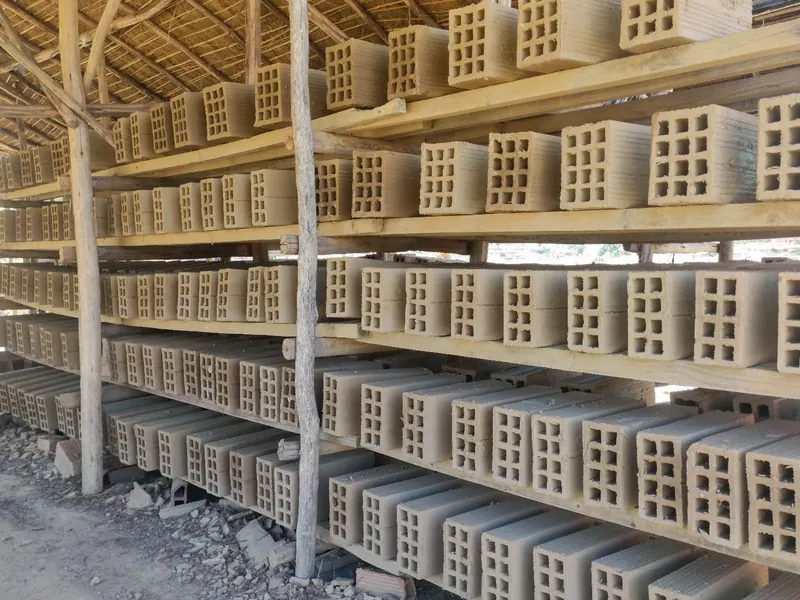
#> input picture site/image/apropos-atelier.webp, 800 x 600 px; its folder holds only this picture in this run
$ python planches.py
#> lines starting #> are read from the running program, lines starting #| are printed output that depends on the picture
# -*- coding: utf-8 -*-
"""Planches contact des photos hourdis (lecture seule sur les sources).

1. vignettes en cache (decodage JPEG reduit par draft, jamais l'original en pleine taille)
2. empreintes dHash 8x8 et 16x16 -> regroupement des copies d'une MEME photo
   (la meme image recopiee dans H, H2, Publication, Pour site...)
3. un representant par groupe, choisi par priorite de dossier puis resolution
4. planches 4x3 de vignettes 300 px, numero + nom court sous chaque vignette
5. table numero -> chemin complet dans table.json (et TABLE ci-dessous apres execution)

Usage : python planches.py            (tout)
        python planches.py zoom N...  (vues 600 px de photos precises pour verifier un detail)
"""
import sys, json, re, collections
from pathlib import Path
from PIL import Image, ImageOps, ImageDraw, ImageFont

sys.stdout.reconfigure(encoding="utf-8", errors="replace")

RACINE = Path(r"C:/Users/ANDRIANIRINA/Desktop/ASA/SERA ORDI KELY/sera/hourdis")
SITE_IMG = Path(r"C:/Users/ANDRIANIRINA/Desktop/Site Hourdis/site/image")
ICI = Path(__file__).resolve().parent
PLANCHES = ICI / "planches"
CACHE = ICI / "planches" / "_cache"
EXT = {".jpg", ".jpeg", ".png", ".webp"}
IGNORE = {"Claude 2026", "Tsy ilaina", "Hourdis Facture"}

# priorite des dossiers (plus petit = prefere comme representant)
PRIORITE = [
    ("sary vaovao/Apres traitement/Pour site", 1),
    ("sary vaovao/Apres traitement", 1),
    ("sary vaovao/Publication", 2),
    ("sary vaovao/sary vaovao ce 0904/Maivana", 3),
    ("sary vaovao/sary vaovao ce 0904", 2),
    ("Pour site/Nouveau dossier", 2),
    ("sary vaovao/Pour site", 2),
    ("sary vaovao", 2),
    ("Nouveau dossier/2-Mardi HOURDIS", 3),
    ("Nouveau dossier/4-Jeudi Tuiles", 3),
    ("Nouveau dossier/6-Samedi Brique creuse", 3),
    ("Nouveau dossier/H2", 4),
    ("Nouveau dossier/H", 4),
    ("Nouveau dossier", 4),
    ("", 5),
]

VIGN_W, VIGN_H, TXT_H, MARGE = 300, 225, 36, 6
COLS, LIGNES = 4, 3


# [6 lines left out: function prio, not called in this run]


def police(t):
    for f in ("C:/Windows/Fonts/arialbd.ttf", "C:/Windows/Fonts/arial.ttf"):
        try:
            return ImageFont.truetype(f, t)
        except Exception:
            pass
    return ImageFont.load_default()


def ouvrir_reduit(p, cible=900):
    im = Image.open(p)
    if im.format == "JPEG":
        im.draft("RGB", (cible, cible))
    im.load()
    im = ImageOps.exif_transpose(im)
    return im.convert("RGB")


def dhash(im, n):
    g = im.convert("L").resize((n + 1, n), Image.LANCZOS)
    px = g.tobytes()
    bits = 0
    for y in range(n):
        for x in range(n):
            bits = (bits << 1) | (px[y * (n + 1) + x] > px[y * (n + 1) + x + 1])
    return bits


def ham(a, b):
    return bin(a ^ b).count("1")


def cle_cache(rel):
    return re.sub(r"[^A-Za-z0-9]+", "_", rel)[-120:] + ".jpg"


def charger():
    CACHE.mkdir(parents=True, exist_ok=True)
    photos = []
    for p in sorted(RACINE.rglob("*")):
        if not p.is_file() or p.suffix.lower() not in EXT:
            continue
        rel = str(p.relative_to(RACINE))
        if Path(rel).parts[0] in IGNORE:
            continue
        c = CACHE / cle_cache(rel)
        with Image.open(p) as im0:
            w, h = im0.size
            try:
                ori = im0.getexif().get(274, 1)
            except Exception:
                ori = 1
        if ori in (5, 6, 7, 8):
            w, h = h, w
        if not c.exists():
            im = ouvrir_reduit(p)
            im.thumbnail((600, 600), Image.LANCZOS)
            im.save(c, "JPEG", quality=88)
        im = Image.open(c)
        photos.append({"chemin": str(p), "rel": rel, "w": w, "h": h, "octets": p.stat().st_size,
                       "prio": prio(rel), "cache": str(c),
                       "h8": dhash(im, 8), "h16": dhash(im, 16)})
    return photos


def grouper(photos):
    n = len(photos)
    par = list(range(n))

    # [5 lines left out: function f, not called in this run]

    for i in range(n):
        for j in range(i + 1, n):
            a, b = photos[i], photos[j]
            # meme photo : dHash 8 tres proche ET dHash 16 proche (evite de fusionner deux piles semblables)
            if ham(a["h8"], b["h8"]) <= 6 and ham(a["h16"], b["h16"]) <= 40:
                par[f(i)] = f(j)
    g = collections.defaultdict(list)
    for i in range(n):
        g[f(i)].append(photos[i])
    groupes = []
    for v in g.values():
        v.sort(key=lambda x: (x["prio"], -(x["w"] * x["h"]), x["rel"]))
        groupes.append(v)
    groupes.sort(key=lambda v: (v[0]["prio"], v[0]["rel"]))
    return groupes


def vignette(chemin_cache):
    im = Image.open(chemin_cache).convert("RGB")
    im.thumbnail((VIGN_W, VIGN_H), Image.LANCZOS)
    return im


def planche(items, fichier, titre):
    """items : liste de (numero, chemin_image_cache, ligne1, ligne2)"""
    W = COLS * VIGN_W + (COLS + 1) * MARGE
    H = 28 + LIGNES * (VIGN_H + TXT_H + MARGE) + MARGE
    fond = Image.new("RGB", (W, H), (245, 245, 240))
    d = ImageDraw.Draw(fond)
    f1, f2, ft = police(14), police(12), police(15)
    d.text((MARGE, 6), titre, fill=(20, 20, 20), font=ft)
    for k, (num, cache, l1, l2) in enumerate(items):
        c, r = k % COLS, k // COLS
        x = MARGE + c * (VIGN_W + MARGE)
        y = 28 + r * (VIGN_H + TXT_H + MARGE)
        im = vignette(cache)
        fond.paste(im, (x + (VIGN_W - im.width) // 2, y + (VIGN_H - im.height) // 2))
        d.rectangle([x, y + VIGN_H, x + VIGN_W, y + VIGN_H + TXT_H], fill=(255, 255, 255))
        d.text((x + 3, y + VIGN_H + 2), f"{num}  {l1}"[:44], fill=(160, 0, 0), font=f1)
        d.text((x + 3, y + VIGN_H + 19), l2[:50], fill=(40, 40, 40), font=f2)
    q = 80
    while True:
        fond.save(fichier, "JPEG", quality=q, optimize=True)
        if fichier.stat().st_size <= 280_000 or q <= 40:
            break
        q -= 5


# [16 lines left out: functions court, abrege, not called in this run]


def site_hashes():
    s = []
    for p in sorted(SITE_IMG.glob("*.webp")):
        im = ouvrir_reduit(p)
        s.append({"nom": p.name, "chemin": str(p), "h8": dhash(im, 8), "h16": dhash(im, 16), "im": p})
    return s


def main():
    PLANCHES.mkdir(parents=True, exist_ok=True)
    photos = charger()
    groupes = grouper(photos)
    site = site_hashes()
#> in ouvrir_reduit, im is the input picture: PIL image 800x600 RGB; mean R, G, B 134, 119.9, 100.1
#> after the loop in dhash, `for y in range(n):`: bits = 15028671191664661222
#> call 2 of dhash, with n = 16
#> in dhash (call 2), `g = im.convert("L").resize((n + 1, n), Image.LANCZOS)`:
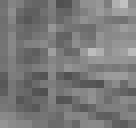
#> g: PIL image 17x16 L (shown 8 times larger); min 80, max 193, mean 121.8
#> after the loop in dhash (call 2), `for y in range(n):`: bits = 51580249887949496409504829507053931670958759197783660974446314129618795820190
#> site = 1 item
    table = {}
    items = []
    for i, g in enumerate(groupes, 1):
        rep = g[0]
        num = f"{i:03d}"
        proche = min(site, key=lambda s: ham(s["h8"], rep["h8"]))
        table[num] = {"chemin": rep["chemin"], "rel": rep["rel"], "w": rep["w"], "h": rep["h"],
                      "octets": rep["octets"], "copies": [x["chemin"] for x in g[1:]],
                      "site_proche": proche["nom"], "site_dist8": ham(proche["h8"], rep["h8"])}
        l2 = f"{abrege(rep['rel'])} {rep['w']}x{rep['h']} x{len(g)}"
        items.append((num, rep["cache"], court(rep["rel"]), l2))
#> after the loop, items = []; table = 0 items
    (ICI / "table.json").write_text(json.dumps(table, ensure_ascii=False, indent=1), encoding="utf-8")
    par = COLS * LIGNES
    for k in range(0, len(items), par):
        lot = items[k:k + par]
        fic = PLANCHES / f"planche_{k // par + 1:02d}.jpg"
        planche(lot, fic, f"Planche {k // par + 1:02d} - photos {lot[0][0]} a {lot[-1][0]}")
    # planche du site
    CACHE.mkdir(parents=True, exist_ok=True)
    sitems = []
    for j, s in enumerate(site, 1):
        c = CACHE / ("site_" + s["nom"] + ".jpg")
        im = ouvrir_reduit(s["im"])
        im.thumbnail((600, 600))
#> im: PIL image 600x450 RGB
        im.save(c, "JPEG", quality=88)
        sitems.append((f"S{j:02d}", str(c), s["nom"].replace(".webp", "")[:26], "site/image"))
    for k in range(0, len(sitems), par):
        lot = sitems[k:k + par]
#> lot = 1 item
        planche(lot, PLANCHES / f"site_{k // par + 1:02d}.jpg", f"Images du site {k // par + 1}")
#> in planche, `fond = Image.new("RGB", (W, H), (245, 245, 240))`:
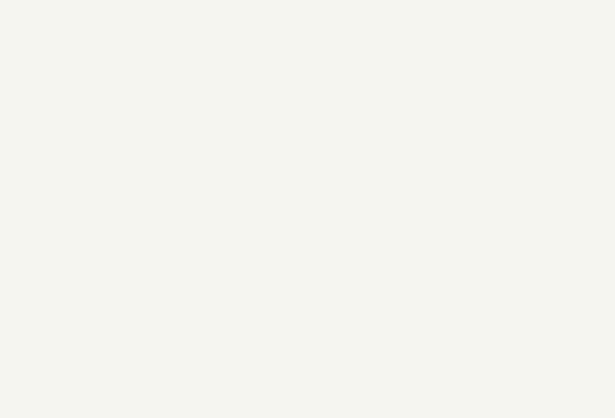
#> fond: PIL image 1230x835 RGB (shown at 1/2 size); mean R, G, B 245, 245, 240
#> in planche, `c, r = k % COLS, k // COLS`: c = 0
#> in planche, `x = MARGE + c * (VIGN_W + MARGE)`: x = 6
#> in planche, `y = 28 + r * (VIGN_H + TXT_H + MARGE)`: y = 28
#> in vignette, `im.thumbnail((VIGN_W, VIGN_H), Image.LANCZOS)`:
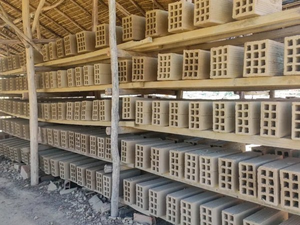
#> im: PIL image 300x225 RGB; mean R, G, B 134, 119.8, 100.1
#> in planche, `fond.paste(im, (x + (VIGN_W - im.width) // 2, y + (VIGN_H - im.height)..`:
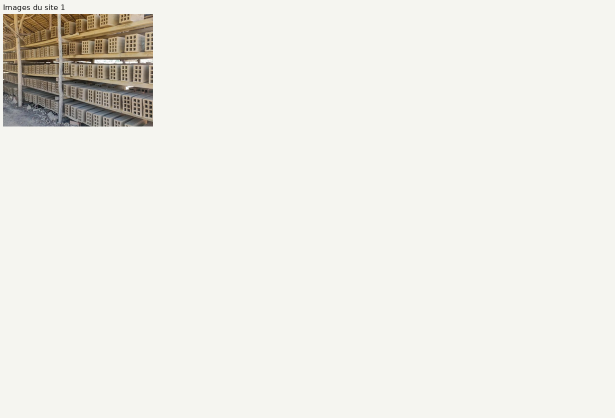
#> fond: PIL image 1230x835 RGB (shown at 1/2 size); mean R, G, B 237.6, 236.7, 230.7
#> the loop in planche, `while True:` made 1 pass
#> pass 1, in planche, `fond.save(fichier, "JPEG", quality=q, optimize=True)`:
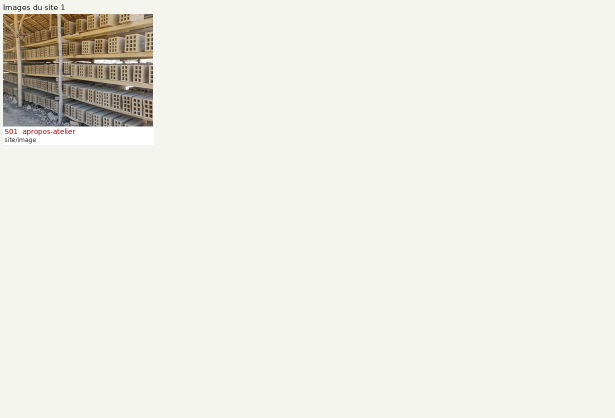
#> saved as site_01.jpg: PIL image 1230x835 RGB (shown at 1/2 size); mean R, G, B 237.7, 236.7, 230.8
#> after the loop in planche, `while True:`: q = 80
    print(len(photos), "photos ->", len(groupes), "photos distinctes ;", (len(items) + par - 1) // par, "planches")


# [40 lines left out: functions zoom, recadre, not called in this run]


# --- TABLE numero -> chemin complet (ecrite apres execution, 18/09/2026) ---
TABLE_PLANCHES = {
    "001": "C:\\Users\\ANDRIANIRINA\\Desktop\\ASA\\SERA ORDI KELY\\sera\\hourdis\\sary vaovao\\Apres traitement\\Brique creuse maina Betsaka profil.jpg",
    "002": "C:\\Users\\ANDRIANIRINA\\Desktop\\ASA\\SERA ORDI KELY\\sera\\hourdis\\sary vaovao\\Apres traitement\\Brique creuse mando am tany ivelany .jpg",
    "003": "C:\\Users\\ANDRIANIRINA\\Desktop\\ASA\\SERA ORDI KELY\\sera\\hourdis\\sary vaovao\\Apres traitement\\Brique creuse mando am tany.jpg",
    "004": "C:\\Users\\ANDRIANIRINA\\Desktop\\ASA\\SERA ORDI KELY\\sera\\hourdis\\sary vaovao\\Apres traitement\\Brique creuse mando sur etalage 2.jpg",
    "005": "C:\\Users\\ANDRIANIRINA\\Desktop\\ASA\\SERA ORDI KELY\\sera\\hourdis\\sary vaovao\\Apres traitement\\Brique creuse mando sur etalage.jpg",
    "006": "C:\\Users\\ANDRIANIRINA\\Desktop\\ASA\\SERA ORDI KELY\\sera\\hourdis\\sary vaovao\\Apres traitement\\Fandorana brique creuse.jpg",
    "007": "C:\\Users\\ANDRIANIRINA\\Desktop\\ASA\\SERA ORDI KELY\\sera\\hourdis\\sary vaovao\\Apres traitement\\Hourdis maina betsaka 2.jpg",
    "008": "C:\\Users\\ANDRIANIRINA\\Desktop\\ASA\\SERA ORDI KELY\\sera\\hourdis\\sary vaovao\\Apres traitement\\Hourdis maina betsaka.jpg",
    "009": "C:\\Users\\ANDRIANIRINA\\Desktop\\ASA\\SERA ORDI KELY\\sera\\hourdis\\sary vaovao\\Apres traitement\\Hourdis mando sur etalage.jpg",
    "010": "C:\\Users\\ANDRIANIRINA\\Desktop\\ASA\\SERA ORDI KELY\\sera\\hourdis\\sary vaovao\\Apres traitement\\IMG_20230807_120451.jpg",
    "011": "C:\\Users\\ANDRIANIRINA\\Desktop\\ASA\\SERA ORDI KELY\\sera\\hourdis\\sary vaovao\\Apres traitement\\IMG_20230807_123559.jpg",
    "012": "C:\\Users\\ANDRIANIRINA\\Desktop\\ASA\\SERA ORDI KELY\\sera\\hourdis\\sary vaovao\\Apres traitement\\IMG_20230807_123643.jpg",
    "013": "C:\\Users\\ANDRIANIRINA\\Desktop\\ASA\\SERA ORDI KELY\\sera\\hourdis\\sary vaovao\\Apres traitement\\IMG_20230807_123651.jpg",
    "014": "C:\\Users\\ANDRIANIRINA\\Desktop\\ASA\\SERA ORDI KELY\\sera\\hourdis\\sary vaovao\\Apres traitement\\IMG_20230807_123847.jpg",
    "015": "C:\\Users\\ANDRIANIRINA\\Desktop\\ASA\\SERA ORDI KELY\\sera\\hourdis\\sary vaovao\\Apres traitement\\IMG_20230807_123937.jpg",
    "016": "C:\\Users\\ANDRIANIRINA\\Desktop\\ASA\\SERA ORDI KELY\\sera\\hourdis\\sary vaovao\\Apres traitement\\IMG_20230807_124106.jpg",
    "017": "C:\\Users\\ANDRIANIRINA\\Desktop\\ASA\\SERA ORDI KELY\\sera\\hourdis\\sary vaovao\\Apres traitement\\IMG_20230807_124814.jpg",
    "018": "C:\\Users\\ANDRIANIRINA\\Desktop\\ASA\\SERA ORDI KELY\\sera\\hourdis\\sary vaovao\\Apres traitement\\IMG_20230807_125653.jpg",
    "019": "C:\\Users\\ANDRIANIRINA\\Desktop\\ASA\\SERA ORDI KELY\\sera\\hourdis\\sary vaovao\\Apres traitement\\IMG_20230807_125732.jpg",
    "020": "C:\\Users\\ANDRIANIRINA\\Desktop\\ASA\\SERA ORDI KELY\\sera\\hourdis\\sary vaovao\\Apres traitement\\IMG_20230807_125743.jpg",
    "021": "C:\\Users\\ANDRIANIRINA\\Desktop\\ASA\\SERA ORDI KELY\\sera\\hourdis\\sary vaovao\\Apres traitement\\IMG_20230807_125754.jpg",
    "022": "C:\\Users\\ANDRIANIRINA\\Desktop\\ASA\\SERA ORDI KELY\\sera\\hourdis\\sary vaovao\\Apres traitement\\IMG_20230807_125810.jpg",
    "023": "C:\\Users\\ANDRIANIRINA\\Desktop\\ASA\\SERA ORDI KELY\\sera\\hourdis\\sary vaovao\\Apres traitement\\IMG_20230807_125824.jpg",
    "024": "C:\\Users\\ANDRIANIRINA\\Desktop\\ASA\\SERA ORDI KELY\\sera\\hourdis\\sary vaovao\\Apres traitement\\IMG_20230807_125850.jpg",
    "025": "C:\\Users\\ANDRIANIRINA\\Desktop\\ASA\\SERA ORDI KELY\\sera\\hourdis\\sary vaovao\\Apres traitement\\IMG_20230807_125900.jpg",
    "026": "C:\\Users\\ANDRIANIRINA\\Desktop\\ASA\\SERA ORDI KELY\\sera\\hourdis\\sary vaovao\\Apres traitement\\Pour site\\Tuile exaille .jpg",
    "027": "C:\\Users\\ANDRIANIRINA\\Desktop\\ASA\\SERA ORDI KELY\\sera\\hourdis\\sary vaovao\\Apres traitement\\Pour site\\Tuile.jpg",
    "028": "C:\\Users\\ANDRIANIRINA\\Desktop\\ASA\\SERA ORDI KELY\\sera\\hourdis\\Pour site\\Nouveau dossier\\BC 15.png",
    "029": "C:\\Users\\ANDRIANIRINA\\Desktop\\ASA\\SERA ORDI KELY\\sera\\hourdis\\Pour site\\Nouveau dossier\\Hourdis 15 2.png",
    "030": "C:\\Users\\ANDRIANIRINA\\Desktop\\ASA\\SERA ORDI KELY\\sera\\hourdis\\Pour site\\Nouveau dossier\\Hourdis 15.png",
    "031": "C:\\Users\\ANDRIANIRINA\\Desktop\\ASA\\SERA ORDI KELY\\sera\\hourdis\\sary vaovao\\IMG_20230807_120335.jpg",
    "032": "C:\\Users\\ANDRIANIRINA\\Desktop\\ASA\\SERA ORDI KELY\\sera\\hourdis\\sary vaovao\\IMG_20230807_123603.jpg",
    "033": "C:\\Users\\ANDRIANIRINA\\Desktop\\ASA\\SERA ORDI KELY\\sera\\hourdis\\sary vaovao\\IMG_20230807_124814.jpg",
    "034": "C:\\Users\\ANDRIANIRINA\\Desktop\\ASA\\SERA ORDI KELY\\sera\\hourdis\\sary vaovao\\sary vaovao ce 0904\\IMG_20260305_121649.jpg",
    "035": "C:\\Users\\ANDRIANIRINA\\Desktop\\ASA\\SERA ORDI KELY\\sera\\hourdis\\sary vaovao\\sary vaovao ce 0904\\IMG_20260305_121701.jpg",
    "036": "C:\\Users\\ANDRIANIRINA\\Desktop\\ASA\\SERA ORDI KELY\\sera\\hourdis\\sary vaovao\\sary vaovao ce 0904\\IMG_20260305_121714.jpg",
    "037": "C:\\Users\\ANDRIANIRINA\\Desktop\\ASA\\SERA ORDI KELY\\sera\\hourdis\\sary vaovao\\sary vaovao ce 0904\\IMG_20260305_121723.jpg",
    "038": "C:\\Users\\ANDRIANIRINA\\Desktop\\ASA\\SERA ORDI KELY\\sera\\hourdis\\sary vaovao\\sary vaovao ce 0904\\IMG_20260305_121743.jpg",
    "039": "C:\\Users\\ANDRIANIRINA\\Desktop\\ASA\\SERA ORDI KELY\\sera\\hourdis\\sary vaovao\\sary vaovao ce 0904\\IMG_20260305_121749.jpg",
    "040": "C:\\Users\\ANDRIANIRINA\\Desktop\\ASA\\SERA ORDI KELY\\sera\\hourdis\\sary vaovao\\sary vaovao ce 0904\\IMG_20260305_121817.jpg",
    "041": "C:\\Users\\ANDRIANIRINA\\Desktop\\ASA\\SERA ORDI KELY\\sera\\hourdis\\sary vaovao\\sary vaovao ce 0904\\IMG_20260305_121830.jpg",
    "042": "C:\\Users\\ANDRIANIRINA\\Desktop\\ASA\\SERA ORDI KELY\\sera\\hourdis\\sary vaovao\\sary vaovao ce 0904\\IMG_20260305_121907.jpg",
    "043": "C:\\Users\\ANDRIANIRINA\\Desktop\\ASA\\SERA ORDI KELY\\sera\\hourdis\\sary vaovao\\sary vaovao ce 0904\\IMG_20260305_121942.jpg",
    "044": "C:\\Users\\ANDRIANIRINA\\Desktop\\ASA\\SERA ORDI KELY\\sera\\hourdis\\sary vaovao\\sary vaovao ce 0904\\IMG_20260305_121955.jpg",
    "045": "C:\\Users\\ANDRIANIRINA\\Desktop\\ASA\\SERA ORDI KELY\\sera\\hourdis\\sary vaovao\\sary vaovao ce 0904\\IMG_20260305_122015.jpg",
    "046": "C:\\Users\\ANDRIANIRINA\\Desktop\\ASA\\SERA ORDI KELY\\sera\\hourdis\\Nouveau dossier\\1-Lundi\\272687838_316063163787066_1797550773836676255_n.jpg",
    "047": "C:\\Users\\ANDRIANIRINA\\Desktop\\ASA\\SERA ORDI KELY\\sera\\hourdis\\Nouveau dossier\\1-Lundi\\4.jpg",
    "048": "C:\\Users\\ANDRIANIRINA\\Desktop\\ASA\\SERA ORDI KELY\\sera\\hourdis\\Nouveau dossier\\3-Mercredi\\3.jpg",
    "049": "C:\\Users\\ANDRIANIRINA\\Desktop\\ASA\\SERA ORDI KELY\\sera\\hourdis\\Nouveau dossier\\3-Mercredi\\6.jpg",
    "050": "C:\\Users\\ANDRIANIRINA\\Desktop\\ASA\\SERA ORDI KELY\\sera\\hourdis\\Nouveau dossier\\H2\\19\\1-Maison-brique-terre-cuite-BGV4G-Vue-generale-Sud-scaled.jpg",
    "051": "C:\\Users\\ANDRIANIRINA\\Desktop\\ASA\\SERA ORDI KELY\\sera\\hourdis\\Nouveau dossier\\H2\\19\\poutrelles-hourdis.jpg",
    "052": "C:\\Users\\ANDRIANIRINA\\Desktop\\ASA\\SERA ORDI KELY\\sera\\hourdis\\Nouveau dossier\\H2\\19\\unnamed.jpg",
    "053": "C:\\Users\\ANDRIANIRINA\\Desktop\\ASA\\SERA ORDI KELY\\sera\\hourdis\\Nouveau dossier\\H2\\8\\41237-pourquoi-les-produits-en-terre-cuite-permettent-de-reduire-les-ponts-thermiques.jpg",
    "054": "C:\\Users\\ANDRIANIRINA\\Desktop\\ASA\\SERA ORDI KELY\\sera\\hourdis\\1.jpg",
    "055": "C:\\Users\\ANDRIANIRINA\\Desktop\\ASA\\SERA ORDI KELY\\sera\\hourdis\\292507777_378484357602744_4411009844905828115_n.jpg",
    "056": "C:\\Users\\ANDRIANIRINA\\Desktop\\ASA\\SERA ORDI KELY\\sera\\hourdis\\Facture vrai.jpg",
    "057": "C:\\Users\\ANDRIANIRINA\\Desktop\\ASA\\SERA ORDI KELY\\sera\\hourdis\\armaturehourdis.jpg",
    "058": "C:\\Users\\ANDRIANIRINA\\Desktop\\ASA\\SERA ORDI KELY\\sera\\hourdis\\logo.jpg",
}
# --- fin TABLE ---


if __name__ == "__main__":
    if len(sys.argv) > 1 and sys.argv[1] == "zoom":
        zoom(sys.argv[2:])
    elif len(sys.argv) > 1 and sys.argv[1] == "detail":
        recadre(sys.argv[2], tuple(float(x) for x in sys.argv[3:7]))
    else:
#> (the run stopped early here; a loop or call above may not have finished)

$ run again, on site/image/galerie-briques-crues.webp
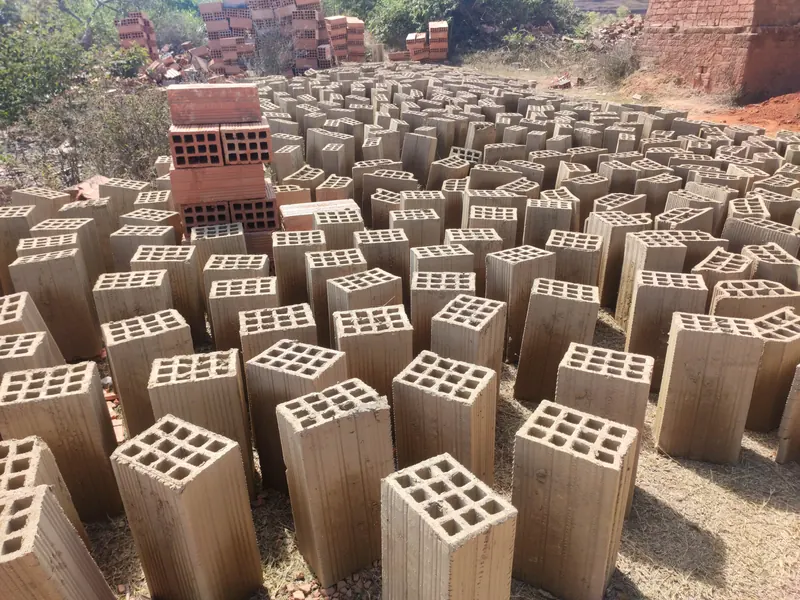
#> input picture site/image/galerie-briques-crues.webp, 800 x 600 px
#> in ouvrir_reduit, im is the input picture: PIL image 800x600 RGB; mean R, G, B 139.1, 118.4, 103.7
#> after the loop in dhash, `for y in range(n):`: bits = 7566557876426878372
#> in dhash (call 2), `g = im.convert("L").resize((n + 1, n), Image.LANCZOS)`:
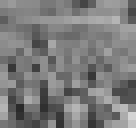
#> g: PIL image 17x16 L (shown 8 times larger); min 42, max 212, mean 122.9
#> after the loop in dhash (call 2), `for y in range(n):`: bits = 55081654456507037285567974047778495039881771490143273096491786660065860448864
#> site = 1 item
#> after the loop in main, `for i, g in enumerate(groupes, 1):`: items = []; table = 0 items
#> lot = 1 item
#> c = 0
#> x = 6
#> y = 28
#> the loop in planche, `while True:` made 1 pass
#> pass 1, in planche, `fond.save(fichier, "JPEG", quality=q, optimize=True)`:
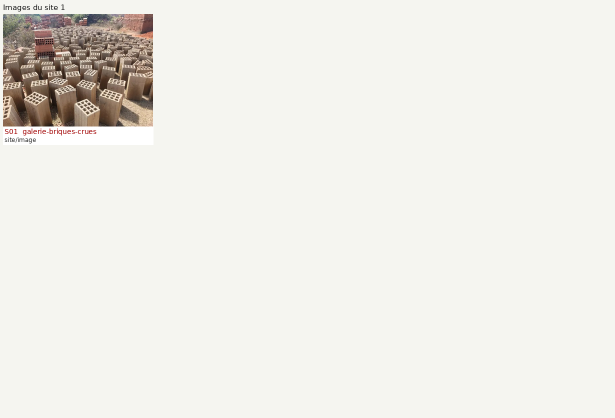
#> saved as site_01.jpg: PIL image 1230x835 RGB (shown at 1/2 size); mean R, G, B 238, 236.6, 231
#> after the loop in planche, `while True:`: q = 80
